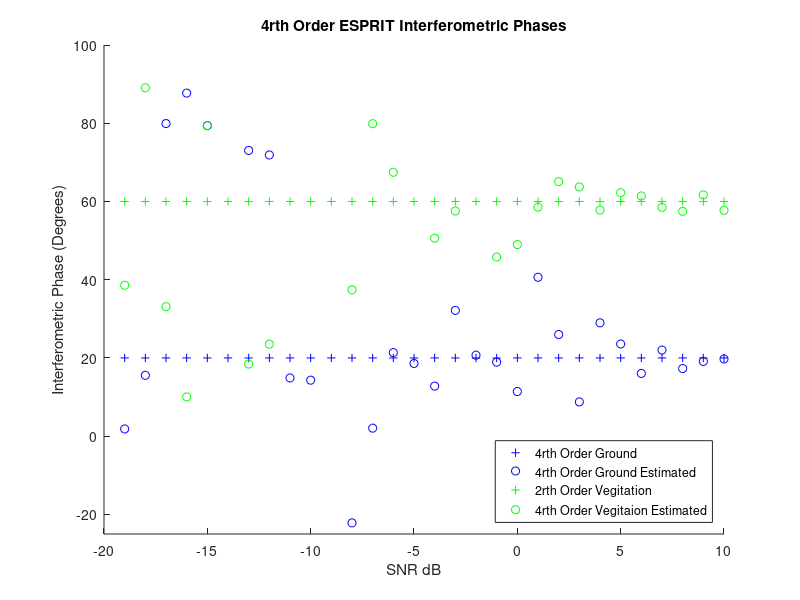
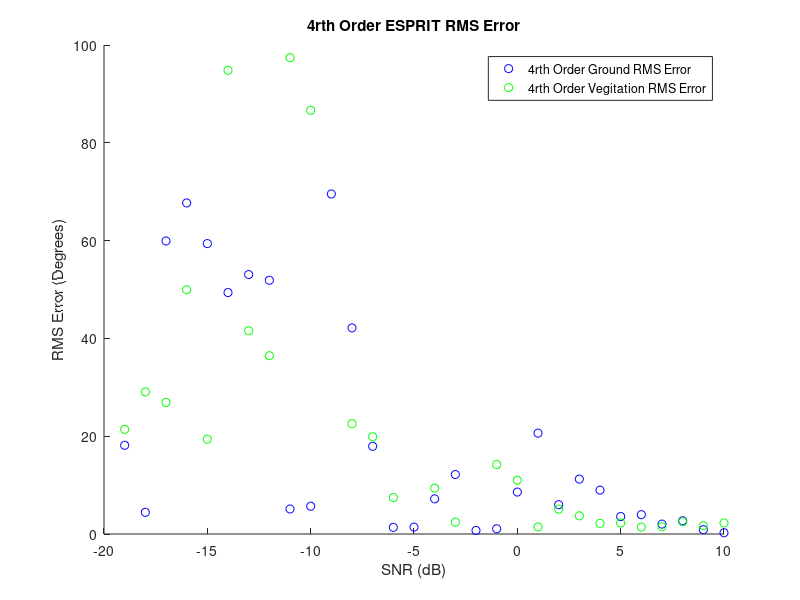
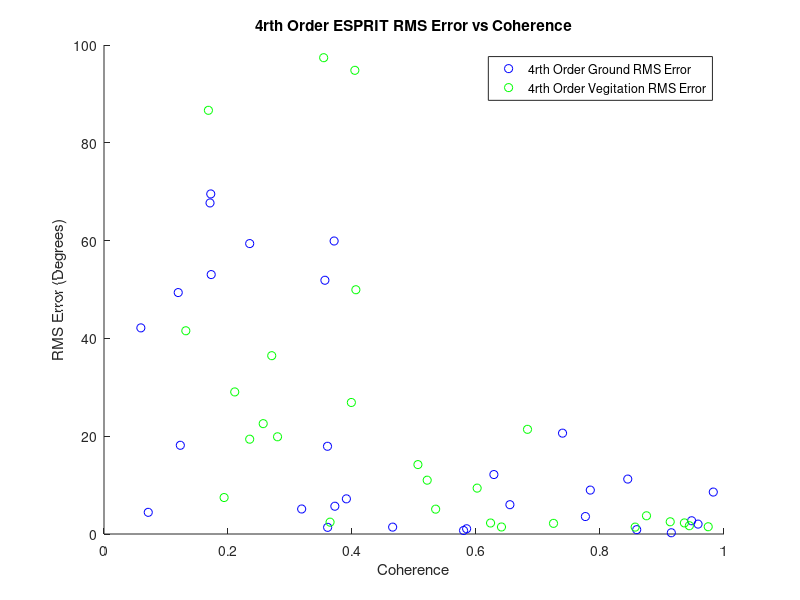
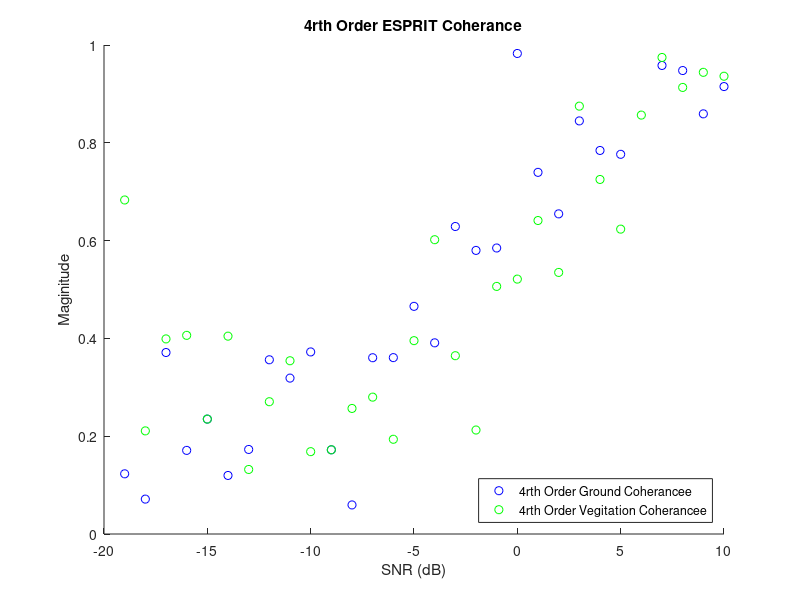

These charts were generated, in order, by the following MATLAB code:
%% Afric_Sim_test_ESPRIT
clc;clear;
%% Initializations

Averaged_samples = 1;
Window = 49;    %size of window
SNR_samples = 30;

alpha = 1; %ground weighting factor
beta = 1;   %veg weighting factor
G_O = 20;
ground_offset = G_O*pi/180; % ground interferomitry offset
V_O = 60;
vegitation_offset = V_O*pi/180;    % veg interferomitry offset
G_O_array = ones(SNR_samples,1)*G_O;
V_O_array = ones(SNR_samples,1)*V_O;

Pol_ground = [1;-1;0]/sqrt(2);
Pol_ground_4 = [1;1;0;-1;0;0]/sqrt(3); %ground
Pol_vegitation = [1;1;1]/sqrt(3);
Pol_vegitation_4 = [1;1;1;1;1;1]/sqrt(6); %vegitation

ground_phase_4 = zeros(SNR_samples,1);
ground_mag_4 = zeros(SNR_samples,1);
ground_phase_rmse_4 = zeros(SNR_samples,1);

vegitation_phase_4 = zeros(SNR_samples,1);
vegitation_mag_4 = zeros(SNR_samples,1);
vegitation_phase_rmse_4 = zeros(SNR_samples,1);

SNR = zeros(1,SNR_samples);
%% Matrix Construction
for Averaged_sample = 1:SNR_samples;
    
    SNR(Averaged_sample)=Averaged_sample-20;
    Noise = (10^(-SNR(Averaged_sample)/20))/sqrt(3);
    
    for unusedvariable = 1:Averaged_samples
        
        g =  Pol_ground*(sqrt(-2*log(1-rand(1,Window))).*exp(1i*2*pi*rand(1,Window)));
        v =  Pol_vegitation*(sqrt(-2*log(1-rand(1,Window))).*exp(1i*2*pi*rand(1,Window)));
        
        polfilter_4 = alpha*g + beta*v;
        s2 = alpha*exp(1i*ground_offset)*g + beta*exp(1i*vegitation_offset)*v;
        
        s1_Noise = polfilter_4 + Noise*sqrt(-2*log(1-rand(3,Window))).*exp(1i*2*pi*rand(3,Window));
        s2_Noise = s2 + Noise*sqrt(-2*log(1-rand(3,Window))).*exp(1i*2*pi*rand(3,Window));
       
        %% Fourth Order ESPRIT
        S1_4=[s1_Noise(1,:).*s1_Noise(1,:)
            s1_Noise(2,:).*s1_Noise(2,:)
            s1_Noise(3,:).*s1_Noise(3,:)
            s1_Noise(1,:).*s1_Noise(2,:)
            s1_Noise(1,:).*s1_Noise(3,:)
            s1_Noise(2,:).*s1_Noise(3,:)];
        
        S2_4=[s2_Noise(1,:).*s2_Noise(1,:)
            s2_Noise(2,:).*s2_Noise(2,:)
            s2_Noise(3,:).*s2_Noise(3,:)
            s2_Noise(1,:).*s2_Noise(2,:)
            s2_Noise(1,:).*s2_Noise(3,:)
            s2_Noise(2,:).*s2_Noise(3,:)];
        
        R1_4 = S1_4*S1_4'/Window;
        R2_4 = S1_4*S2_4'/Window;
        
        [eigenvec_4,eigenval_4] = eig(pinv(R1_4)*R2_4);
        
        polfilter_4 = abs(Pol_ground_4'*eigenvec_4);
        [~,srt_4] = sort(polfilter_4,'descend');
        ground_phase_4(Averaged_sample) = ground_phase_4(Averaged_sample) + 0.5*angle(eigenval_4(srt_4(1),srt_4(1)))/Averaged_samples;
        ground_mag_4(Averaged_sample) = ground_mag_4(Averaged_sample) + abs(eigenval_4(srt_4(1),srt_4(1)))/Averaged_samples;
        ground_phase_rmse_4(Averaged_sample) =  ground_phase_rmse_4(Averaged_sample) + ((ground_offset + 0.5*angle(eigenval_4(srt_4(1),srt_4(1))))^2)/Averaged_samples;
        
        polfilter_4 = abs(Pol_vegitation_4'*eigenvec_4);
        [~,srt_4] = sort(polfilter_4,'descend');
        vegitation_phase_4(Averaged_sample) = vegitation_phase_4(Averaged_sample) + 0.5*angle(eigenval_4(srt_4(1),srt_4(1)))/Averaged_samples;
        vegitation_mag_4(Averaged_sample) = vegitation_mag_4(Averaged_sample) + abs(eigenval_4(srt_4(1),srt_4(1)))/Averaged_samples;
        vegitation_phase_rmse_4(Averaged_sample) =  vegitation_phase_rmse_4(Averaged_sample) + ((vegitation_offset + 0.5*angle(eigenval_4(srt_4(1),srt_4(1))))^2)/Averaged_samples;
        
    end
end
ground_phase_rmse_4 = sqrt(ground_phase_rmse_4)*180/pi;
vegitation_phase_rmse_4 = sqrt(vegitation_phase_rmse_4)*180/pi;
%% Plotting Results

figure(1);
title('4rth Order ESPRIT Interferometric Phases');
xlabel('SNR dB');ylabel('Interferometric Phase (Degrees)');
hold on;
plot(SNR,G_O_array,'b+');
plot(SNR,-1*ground_phase_4*180/pi,'bo');
plot(SNR,V_O_array,'g+');
plot(SNR,-1*vegitation_phase_4*180/pi,'go');
legend('4rth Order Ground','4rth Order Ground Estimated','2rth Order Vegitation','4rth Order Vegitaion Estimated','Location','southeast')
axis([-20, 10, -25 100]);
hold off

figure(2)
title('4rth Order ESPRIT RMS Error')
xlabel('SNR (dB)');ylabel('RMS Error (Degrees)');
hold on;
plot(SNR,ground_phase_rmse_4,'bo');
plot(SNR,vegitation_phase_rmse_4,'go');
axis([-20, 10, 0, 100]);
hold off;
legend('4rth Order Ground RMS Error','4rth Order Vegitation RMS Error','Location','northeast');

figure(3)
title('4rth Order ESPRIT RMS Error vs Coherence')
xlabel('Coherence');ylabel('RMS Error (Degrees)');
hold on;
plot(ground_mag_4,ground_phase_rmse_4,'bo');
plot(vegitation_mag_4,vegitation_phase_rmse_4,'go');
axis([0, 1, 0, 100]);
hold off;
legend('4rth Order Ground RMS Error','4rth Order Vegitation RMS Error','Location','northeast');

figure(4)
title('4rth Order ESPRIT Coherance');
xlabel('SNR (dB)');ylabel('Maginitude')
hold on;
plot(SNR,ground_mag_4,'bo');
plot(SNR,vegitation_mag_4,'go');
legend('4rth Order Ground Coherancee','4rth Order Vegitation Coherancee','Location','southeast');
axis([-20, 10, 0 1]);
hold off;
